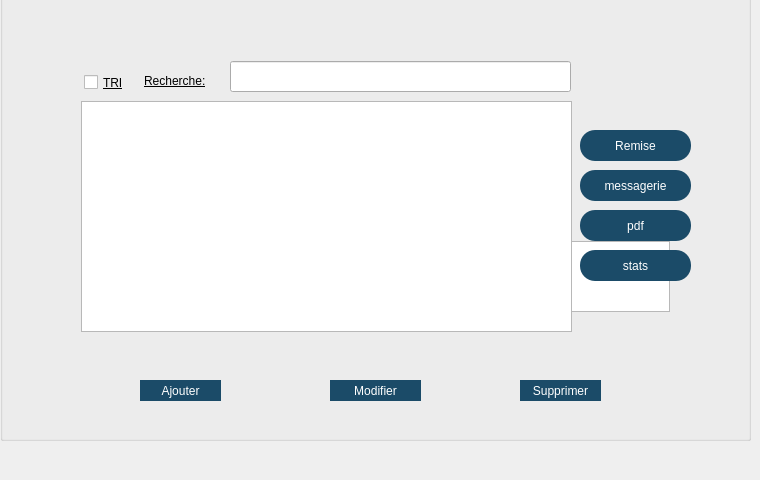
    <widget class="QWidget" name="tab_5">
     <attribute name="title">
      <string>Gestion Services</string>
     </attribute>
     <widget class="QGroupBox" name="groupBox_3">
      <property name="geometry">
       <rect>
        <x>0</x>
        <y>-30</y>
        <width>751</width>
        <height>471</height>
       </rect>
      </property>
      <property name="autoFillBackground">
       <bool>false</bool>
      </property>
      <property name="title">
       <string/>
      </property>
      <property name="flat">
       <bool>false</bool>
      </property>
      <widget class="QPushButton" name="pushButton_MainModif_2service">
       <property name="geometry">
        <rect>
         <x>330</x>
         <y>410</y>
         <width>91</width>
         <height>21</height>
        </rect>
       </property>
       <property name="styleSheet">
        <string notr="true">background-color:rgb(27, 75, 104);
color:white;
border-radius:15px;</string>
       </property>
       <property name="text">
        <string>Modifier</string>
       </property>
      </widget>
      <widget class="QPushButton" name="pushButton_MainAjout_2service">
       <property name="geometry">
        <rect>
         <x>140</x>
         <y>410</y>
         <width>81</width>
         <height>21</height>
        </rect>
       </property>
       <property name="styleSheet">
        <string notr="true">background-color:rgb(27, 75, 104);
color:white;
border-radius:15px;</string>
       </property>
       <property name="text">
        <string>Ajouter</string>
       </property>
      </widget>
      <widget class="QPushButton" name="pushButton_MainSupp_2service">
       <property name="geometry">
        <rect>
         <x>520</x>
         <y>410</y>
         <width>81</width>
         <height>21</height>
        </rect>
       </property>
       <property name="styleSheet">
        <string notr="true">background-color:rgb(27, 75, 104);
color:white;
border-radius:15px;</string>
       </property>
       <property name="text">
        <string>Supprimer</string>
       </property>
      </widget>
      <widget class="QCheckBox" name="checkBox_TRI_2service">
       <property name="geometry">
        <rect>
         <x>84</x>
         <y>100</y>
         <width>54</width>
         <height>25</height>
        </rect>
       </property>
       <property name="autoFillBackground">
        <bool>false</bool>
       </property>
       <property name="styleSheet">
        <string notr="true">font: 75 8pt &quot;MS Shell Dlg 2&quot;;
text-decoration: underline;
font: 10pt &quot;MS Shell Dlg 2&quot;;</string>
       </property>
       <property name="text">
        <string>TRI</string>
       </property>
      </widget>
      <widget class="QPushButton" name="pushButton_Mainenvoyerservicepdf">
       <property name="geometry">
        <rect>
         <x>580</x>
         <y>240</y>
         <width>111</width>
         <height>31</height>
        </rect>
       </property>
       <property name="styleSheet">
        <string notr="true">background-color:rgb(27, 75, 104);
color:white;
border-radius:15px;</string>
       </property>
       <property name="text">
        <string>pdf</string>
       </property>
      </widget>
      <widget class="QPushButton" name="pushButton_Mainstatservice">
       <property name="geometry">
        <rect>
         <x>580</x>
         <y>280</y>
         <width>111</width>
         <height>31</height>
        </rect>
       </property>
       <property name="styleSheet">
        <string notr="true">background-color:rgb(27, 75, 104);
color:white;
border-radius:15px;</string>
       </property>
       <property name="text">
        <string>stats</string>
       </property>
      </widget>
      <widget class="QLabel" name="label_8">
       <property name="geometry">
        <rect>
         <x>0</x>
         <y>30</y>
         <width>761</width>
         <height>451</height>
        </rect>
       </property>
       <property name="text">
        <string/>
       </property>
       <property name="pixmap">
        <pixmap resource="resources.qrc">:/images/icons/main.png</pixmap>
       </property>
      </widget>
      <widget class="QPushButton" name="pushButton_Mainstat_2">
       <property name="geometry">
        <rect>
         <x>580</x>
         <y>200</y>
         <width>111</width>
         <height>31</height>
        </rect>
       </property>
       <property name="styleSheet">
        <string notr="true">background-color:rgb(27, 75, 104);
color:white;
border-radius:15px;</string>
       </property>
       <property name="text">
        <string>messagerie</string>
       </property>
      </widget>
      <widget class="QPushButton" name="remise">
       <property name="geometry">
        <rect>
         <x>580</x>
         <y>160</y>
         <width>111</width>
         <height>31</height>
        </rect>
       </property>
       <property name="styleSheet">
        <string notr="true">background-color:rgb(27, 75, 104);
color:white;
border-radius:15px;</string>
       </property>
       <property name="text">
        <string>Remise</string>
       </property>
      </widget>
      <widget class="QTextBrowser" name="textBrowser_4">
       <property name="geometry">
        <rect>
         <x>81</x>
         <y>271</y>
         <width>589</width>
         <height>71</height>
        </rect>
       </property>
      </widget>
      <widget class="QTableView" name="tableView_2service">
       <property name="geometry">
        <rect>
         <x>81</x>
         <y>131</y>
         <width>491</width>
         <height>231</height>
        </rect>
       </property>
      </widget>
      <widget class="QLabel" name="label_9">
       <property name="geometry">
        <rect>
         <x>144</x>
         <y>100</y>
         <width>85</width>
         <height>21</height>
        </rect>
       </property>
       <property name="styleSheet">
        <string notr="true">font: 75 8pt &quot;MS Shell Dlg 2&quot;;
text-decoration: underline;
font: 10pt &quot;MS Shell Dlg 2&quot;;</string>
       </property>
       <property name="text">
        <string>Recherche:</string>
       </property>
       <property name="buddy">
        <cstring>lineEdit_Recherche</cstring>
       </property>
      </widget>
      <widget class="QLineEdit" name="lineEdit_Recherche_2service">
       <property name="geometry">
        <rect>
         <x>230</x>
         <y>91</y>
         <width>341</width>
         <height>31</height>
        </rect>
       </property>
      </widget>
      <zorder>textBrowser_4</zorder>
      <zorder>label_8</zorder>
      <zorder>pushButton_MainModif_2service</zorder>
      <zorder>pushButton_MainAjout_2service</zorder>
      <zorder>pushButton_MainSupp_2service</zorder>
      <zorder>checkBox_TRI_2service</zorder>
      <zorder>tableView_2service</zorder>
      <zorder>label_9</zorder>
      <zorder>lineEdit_Recherche_2service</zorder>
      <zorder>pushButton_Mainenvoyerservicepdf</zorder>
      <zorder>pushButton_Mainstatservice</zorder>
      <zorder>pushButton_Mainstat_2</zorder>
      <zorder>remise</zorder>
     </widget>
    </widget>
